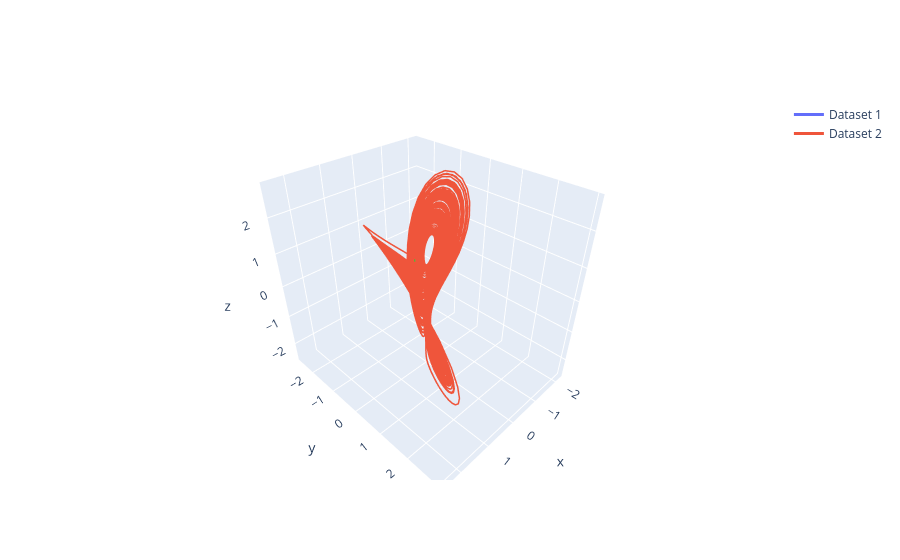

Notebook code cell kept with this figure:
### Code cell
#viz.plot_components(DrivenLorenz, title="Lorenz Attractor with rho=210.0")
viz.compare_plot([DrivenLorenz, Lorenz], labels=["Driven Lorenz", "Standard Lorenz"], title="Comparing Driven vs Standard Lorenz Attractor")

### Figure 1 — Plotly figure (JSON) as saved in the notebook; plotly's stock layout.template omitted (floating-point values rounded to 4 significant figures; data arrays with more than 128 entries replaced by an {"elided": "..."} marker saying what was removed)
{"data": [{"line": {"color": "#636EFA", "width": 3}, "mode": "lines", "name": "Dataset 1", "type": "scatter3d", "x": {"elided": "10000 float values"}, "y": {"elided": "10000 float values"}, "z": {"elided": "10000 float values"}}, {"marker": {"color": "limegreen", "size": 2}, "mode": "markers", "name": "", "showlegend": false, "type": "scatter3d", "x": [-1.181], "y": [-1.636], "z": [-0.3511]}, {"marker": {"color": "crimson", "size": 2}, "mode": "markers", "name": "", "showlegend": false, "type": "scatter3d", "x": [-0.5815], "y": [-0.8485], "z": [-0.7665]}, {"line": {"color": "#EF553B", "width": 3}, "mode": "lines", "name": "Dataset 2", "type": "scatter3d", "x": {"elided": "10000 float values"}, "y": {"elided": "10000 float values"}, "z": {"elided": "10000 float values"}}, {"marker": {"color": "limegreen", "size": 2}, "mode": "markers", "name": "", "showlegend": false, "type": "scatter3d", "x": [-1.181], "y": [-1.636], "z": [-0.3511]}, {"marker": {"color": "crimson", "size": 2}, "mode": "markers", "name": "", "showlegend": false, "type": "scatter3d", "x": [-0.5815], "y": [-0.8485], "z": [-0.7665]}], "layout": {}}
